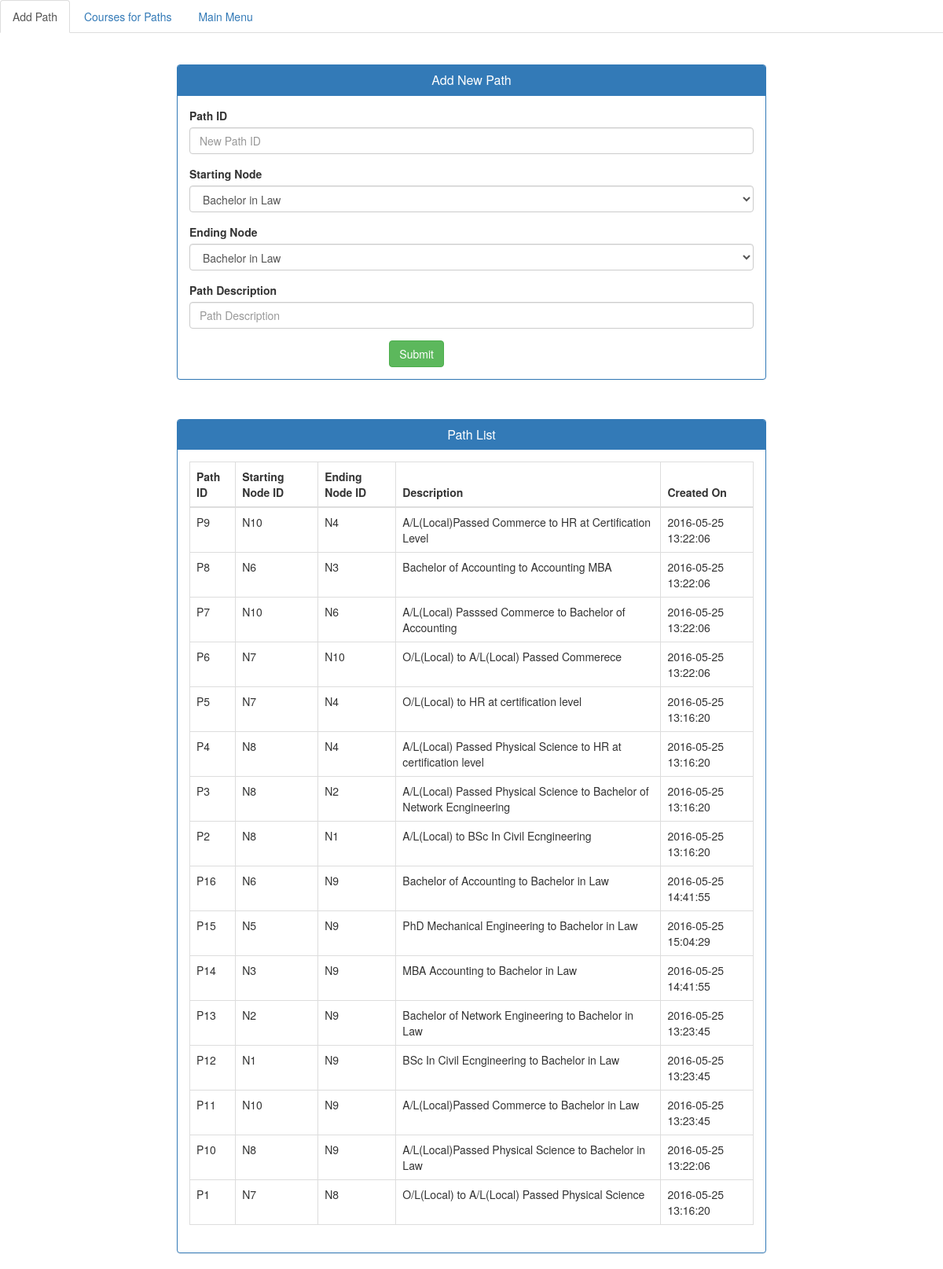
The page /vexpo/addPath.php on the database its author committed.
### tables this page shows
CREATE TABLE IF NOT EXISTS `paths` (
  `path_Id` varchar(5) NOT NULL,
  `start_Node` varchar(5) DEFAULT NULL,
  `end_Node` varchar(5) DEFAULT NULL,
  `description` varchar(250) NOT NULL,
  `created_at` timestamp NOT NULL DEFAULT CURRENT_TIMESTAMP ON UPDATE CURRENT_TIMESTAMP,
  `updated_at` timestamp NOT NULL DEFAULT '0000-00-00 00:00:00',
  PRIMARY KEY (`path_Id`),
  KEY `start_Node_idx` (`start_Node`),
  KEY `end_Node_idx` (`end_Node`)
);

### vexpo/addPath.php (the view, shortened to what this page needs)
<?php
$con = mysqli_connect("vexpo.futureminds.lk","vexpofuturemind_Isira","test@1992","vexpofuturemind_jayandb");
$sql1 = "SELECT 	path_Id, start_Node, end_Node, description,created_at FROM paths ORDER BY path_Id DESC";
$res1 = mysqli_query($con,$sql1) or die(mysqli_error($con));
$sql2 = "SELECT description	FROM node ORDER BY node_Id DESC";
$res2 = mysqli_query($con,$sql2) or die(mysqli_error($con));
$sql3 = "SELECT description	FROM node ORDER BY node_Id DESC";
$res3 = mysqli_query($con,$sql3) or die(mysqli_error($con));
 ?>
<!DOCTYPE HTML>
<html>
  <head>
      <link href="https://maxcdn.bootstrapcdn.com/bootstrap/3.3.6/css/bootstrap.min.css" rel="stylesheet">
  </head>
  <body>
    <ul class="nav nav-tabs">
        <li role="presentation" class="active"><a href="addPath.php"> Add Path  </a></li>
        <li role="presentation"><a href="courseForPaths.php"> Courses for Paths </a></li>
          <li role="presentation"><a href="index.php"> Main Menu </a></li>
    </ul>
            <div class="container">
            <br/>
            <br/>
            <div class="row">
              <div class="col-sm-8 col-sm-offset-2">
              <div class="panel panel-primary">
                  <div class="panel-heading">  <h4 class="panel-title" align="center"> Add New Path </h4></div>
              <div class="panel-body">
                <form action="addPath.php" method="post">
                        <div class="form-group">
                        <label> Path ID </label>
                        <input type="text" class="form-control" placeholder="New Path ID" name="pathId"/>
                        </div>
                        <div class="form-group">
                              <label > Starting Node </label>
                          <select class="form-control" id="startNode" name="startNode">
                            <?php
                            while (($row = mysqli_fetch_array($res2)) != null)
                                {
                                  echo "<option>{$row['description']}</option>";
                                }
                            ?>
                          </select>
                        </div>
                        <div class="form-group">
                              <label > Ending Node </label>
                          <select class="form-control" id="endNode" name="endNode">
                            <?php
                            while (($row = mysqli_fetch_array($res3)) != null)
                                {
                                  echo "<option>{$row['description']}</option>";
                                }
                            ?>
                          </select>
                        </div>
                        <div class="form-group">
                        <label> Path Description </label>
                        <input type="text" class="form-control" placeholder="Path Description" name="descript"/>
                        </div>
                        <div class="col-sm-4 col-sm-offset-4">
                        <button type="submit" class="btn btn-success" name="submit">Submit</button>
                      </div>
                </form>
                 <br/>
              </div>
              </div>
              <br/>
          </div>
          </div>
          <div class="row">
              <div class="col-sm-8 col-sm-offset-2">
                <div class="panel panel-primary">
                    <div class="panel-heading">  <h4 class="panel-title" align="center"> Path List </h4></div>
                <div class="panel-body">
                  <div class="table-responsive">
                               <table class="table table-bordered">
                                   <thead>
                                       <tr>
                                           <th>Path ID</th>
                                           <th>Starting Node ID </th>
                                           <th>Ending Node ID</th>
                                           <th>Description </th>
                                           <th>Created On</th>
                                       </tr>
                                   </thead>
                                   <tbody>
                                     <?php
                                       if(isset($res1)){
                                        while (($row = mysqli_fetch_array($res1)) != null)
                                            {
                                              echo "<tr>";
                                              echo "<td>{$row['path_Id']}</td>";
                                              echo "<td>{$row['start_Node']}</td>";
                                              echo "<td>{$row['end_Node']}</td>";
                                              echo "<td>{$row['description']}</td>";
                                              echo "<td>{$row['created_at']}</td>";
                                              echo "</tr>";
                                            } }
                                     ?>
                                   </tbody>
                               </table>
                           </div>
                </div>
                </div>
              </div>
          </div>
        </div>
  </body>
</html>

### rows shown on the page
paths: path_Id "P9", start_Node "N10", end_Node "N4", description "A/L(Local)Passed Commerce to HR at Certification Level", created_at "2016-05-25 13:22:06"
paths: path_Id "P8", start_Node "N6", end_Node "N3", description "Bachelor of Accounting to Accounting MBA", created_at "2016-05-25 13:22:06"
paths: path_Id "P7", start_Node "N10", end_Node "N6", description "A/L(Local) Passsed Commerce to Bachelor of Accounting", created_at "2016-05-25 13:22:06"
paths: path_Id "P6", start_Node "N7", end_Node "N10", description "O/L(Local) to A/L(Local) Passed Commerece", created_at "2016-05-25 13:22:06"
paths: path_Id "P5", start_Node "N7", end_Node "N4", description "O/L(Local) to HR at certification level", created_at "2016-05-25 13:16:20"
paths: path_Id "P4", start_Node "N8", end_Node "N4", description "A/L(Local) Passed Physical Science to HR at certification level", created_at "2016-05-25 13:16:20"
paths: path_Id "P3", start_Node "N8", end_Node "N2", description "A/L(Local) Passed Physical Science to Bachelor of Network Ecngineering", created_at "2016-05-25 13:16:20"
paths: path_Id "P2", start_Node "N8", end_Node "N1", description "A/L(Local) to BSc In Civil Ecngineering", created_at "2016-05-25 13:16:20"
paths: path_Id "P16", start_Node "N6", end_Node "N9", description "Bachelor of Accounting to Bachelor in Law", created_at "2016-05-25 14:41:55"
paths: path_Id "P15", start_Node "N5", end_Node "N9", description "PhD Mechanical Engineering to Bachelor in Law", created_at "2016-05-25 15:04:29"
paths: path_Id "P14", start_Node "N3", end_Node "N9", description "MBA Accounting to Bachelor in Law", created_at "2016-05-25 14:41:55"
paths: path_Id "P13", start_Node "N2", end_Node "N9", description "Bachelor of Network Engineering to Bachelor in Law", created_at "2016-05-25 13:23:45"
paths: path_Id "P12", start_Node "N1", end_Node "N9", description "BSc In Civil Ecngineering to Bachelor in Law", created_at "2016-05-25 13:23:45"
paths: path_Id "P11", start_Node "N10", end_Node "N9", description "A/L(Local)Passed Commerce to Bachelor in Law", created_at "2016-05-25 13:23:45"
paths: path_Id "P10", start_Node "N8", end_Node "N9", description "A/L(Local)Passed Physical Science to Bachelor in Law", created_at "2016-05-25 13:22:06"
paths: path_Id "P1", start_Node "N7", end_Node "N8", description "O/L(Local) to A/L(Local) Passed Physical Science", created_at "2016-05-25 13:16:20"

### other values the page prints
form field startNode "Bachelor in Law"
form field endNode "Bachelor in Law"
